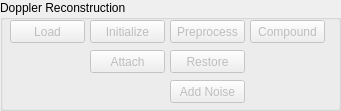
     <widget class="QGroupBox" name="groupBox_2">
      <property name="geometry">
       <rect>
        <x>0</x>
        <y>320</y>
        <width>341</width>
        <height>111</height>
       </rect>
      </property>
      <property name="title">
       <string>Doppler Reconstruction</string>
      </property>
      <widget class="QPushButton" name="LoadDopplerButton">
       <property name="enabled">
        <bool>false</bool>
       </property>
       <property name="geometry">
        <rect>
         <x>10</x>
         <y>20</y>
         <width>75</width>
         <height>23</height>
        </rect>
       </property>
       <property name="text">
        <string>Load</string>
       </property>
      </widget>
      <widget class="QPushButton" name="InitializeDopplerButton">
       <property name="enabled">
        <bool>false</bool>
       </property>
       <property name="geometry">
        <rect>
         <x>90</x>
         <y>20</y>
         <width>75</width>
         <height>23</height>
        </rect>
       </property>
       <property name="text">
        <string>Initialize</string>
       </property>
      </widget>
      <widget class="QPushButton" name="AttachDopplerButton">
       <property name="enabled">
        <bool>false</bool>
       </property>
       <property name="geometry">
        <rect>
         <x>90</x>
         <y>50</y>
         <width>75</width>
         <height>23</height>
        </rect>
       </property>
       <property name="text">
        <string>Attach</string>
       </property>
      </widget>
      <widget class="QPushButton" name="PreProcessDopplerButton">
       <property name="enabled">
        <bool>false</bool>
       </property>
       <property name="geometry">
        <rect>
         <x>170</x>
         <y>20</y>
         <width>75</width>
         <height>23</height>
        </rect>
       </property>
       <property name="text">
        <string>Preprocess</string>
       </property>
      </widget>
      <widget class="QPushButton" name="DopplerCompoundButton">
       <property name="enabled">
        <bool>false</bool>
       </property>
       <property name="geometry">
        <rect>
         <x>250</x>
         <y>20</y>
         <width>75</width>
         <height>23</height>
        </rect>
       </property>
       <property name="text">
        <string>Compound</string>
       </property>
      </widget>
      <widget class="QPushButton" name="DopplerRestoreButton">
       <property name="enabled">
        <bool>false</bool>
       </property>
       <property name="geometry">
        <rect>
         <x>170</x>
         <y>50</y>
         <width>75</width>
         <height>23</height>
        </rect>
       </property>
       <property name="text">
        <string>Restore</string>
       </property>
      </widget>
      <widget class="QPushButton" name="DopplerAddNoiseButton">
       <property name="enabled">
        <bool>false</bool>
       </property>
       <property name="geometry">
        <rect>
         <x>170</x>
         <y>80</y>
         <width>75</width>
         <height>23</height>
        </rect>
       </property>
       <property name="text">
        <string>Add Noise</string>
       </property>
      </widget>
     </widget>
